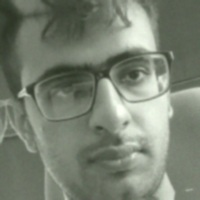
#> input picture data/synthetic_dataset/synthetic_001/01.jpg, 200 x 200 px
$ python -i vision.py   (imports and definitions only)
#> lines starting #> are read from the running program, lines starting #| are printed output that depends on the picture
#> further down, picture is the input picture: shape (200, 200, 3); mean B, G, R 114.5, 129.3, 121.6
import cv2
import numpy as np

try:
    import mediapipe as mp
except ImportError:
    mp = None


FACE_CASCADE_PATHS = [
    cv2.data.haarcascades + "haarcascade_frontalface_default.xml",
    cv2.data.haarcascades + "haarcascade_frontalface_alt.xml",
    cv2.data.haarcascades + "haarcascade_frontalface_alt2.xml",
]

# [7 lines that did not run here, left out]


def detector_backend_name() -> str:
    return "mediapipe" if _MP_FACE_DETECTION is not None else "opencv-cascade"


# [9 lines left out: function _load_cascades, not called in this run]


def _prepare_gray(image: np.ndarray) -> np.ndarray:
    gray = image if len(image.shape) == 2 else cv2.cvtColor(image, cv2.COLOR_BGR2GRAY)
    gray = cv2.equalizeHist(gray)
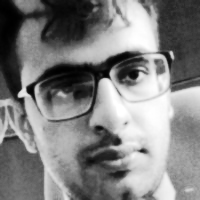
#> gray: shape (200, 200); min 0, max 255, mean 128.6
    return cv2.GaussianBlur(gray, (5, 5), 0)


# [102 lines left out: functions detect_faces, _detect_faces_mediapipe, _deduplicate_faces, _iou, largest_face, expand_face_box, not called in this run]

>>> import cv2
>>> picture = cv2.imread('../../data/synthetic_dataset/synthetic_001/01.jpg')
>>> result = _prepare_gray(picture)

$ run again, on data/synthetic_dataset/synthetic_001/04.jpg
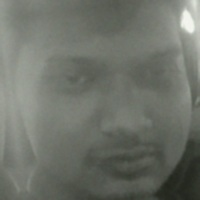
#> input picture data/synthetic_dataset/synthetic_001/04.jpg, 200 x 200 px
#> picture is the input picture: shape (200, 200, 3); mean B, G, R 105.1, 113.5, 109.9
#> in _prepare_gray, `gray = cv2.equalizeHist(gray)`:
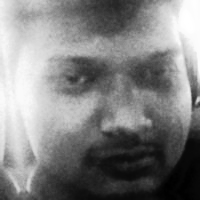
#> gray: shape (200, 200); min 0, max 255, mean 129.1

$ run again, on data/synthetic_dataset/synthetic_001/07.jpg
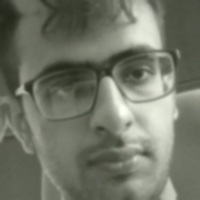
#> input picture data/synthetic_dataset/synthetic_001/07.jpg, 200 x 200 px
#> picture is the input picture: shape (200, 200, 3); mean B, G, R 104, 117.6, 114
#> in _prepare_gray, `gray = cv2.equalizeHist(gray)`:
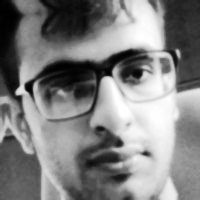
#> gray: shape (200, 200); min 0, max 255, mean 128.6
